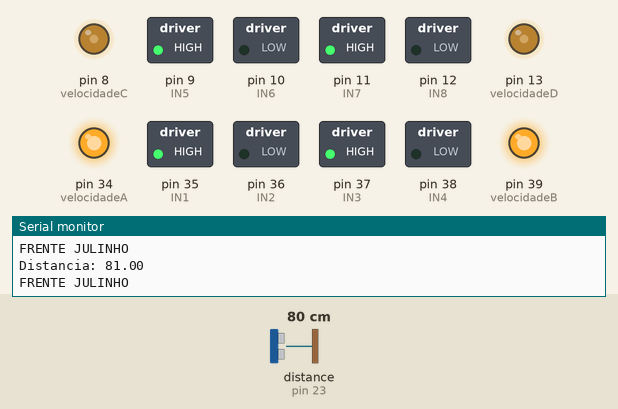
Bench run of a sketch on a simulated Arduino Mega 2560, built with avr-gcc and run on an emulated ATmega2560. Shown: switched loads named in the sketch (green lamp = pin HIGH), output pins drawn as LEDs (lit = HIGH), the last lines printed to the serial monitor. The inputs (shaded band) are chosen by the test bench; at power-on: distance to the obstacle (sensor on pin 23) 80 cm. The echo pulse lasts 58.3 µs per cm.

Above: at 1.2 s.
1.3 s: distance to the obstacle (sensor on pin 23) set to 22 cm
4.3 s: distance to the obstacle (sensor on pin 23) set to 18 cm
At 5.4 s:
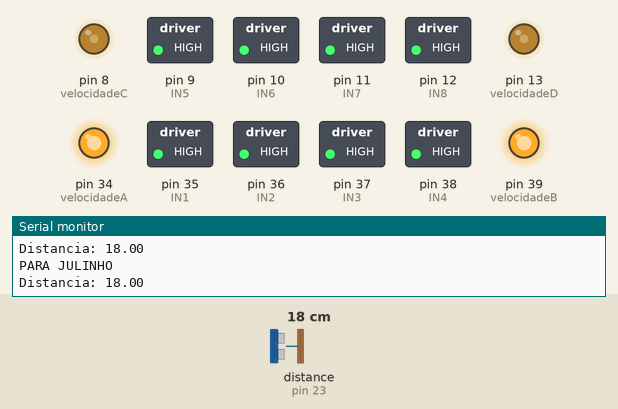
5.8 s: distance to the obstacle (sensor on pin 23) set to 35 cm
At 6.6 s:
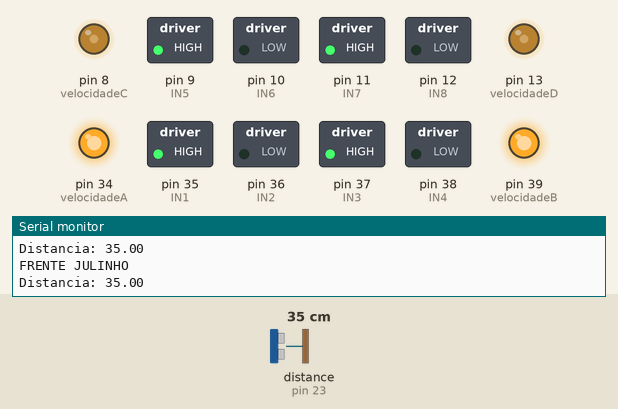
7.3 s: distance to the obstacle (sensor on pin 23) set to 2 cm
At 8.2 s:
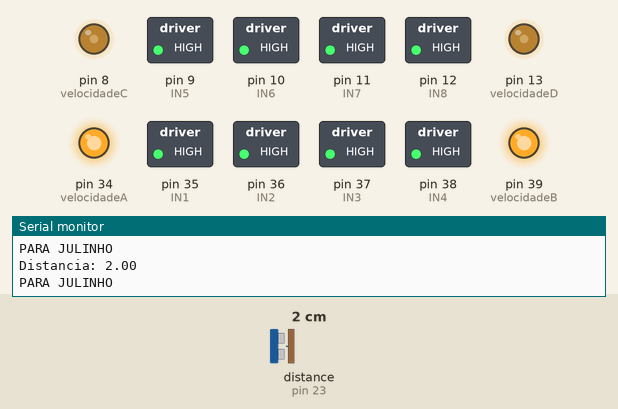
Timing chart, 0 to 9.8 s (numbered marks = the images above; inputs shaded):
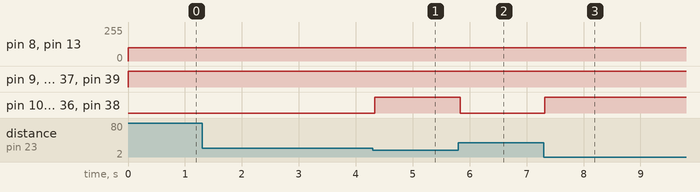

The sketch:

motores-e-ultrassonico.ino
```cpp
#include <NewPing.h>

#define TRIGGER_PIN 22
#define ECHO_PIN 23
#define MAX_DISTANCE 150

NewPing sonar(TRIGGER_PIN, ECHO_PIN, MAX_DISTANCE);

//motor 1
int velocidadeA = 34;
int IN1 = 35;
int IN2 = 36;

//motor 2
int velocidadeB = 39;
int IN3 = 37;
int IN4 = 38;

//motor 3
int velocidadeC = 8;
int IN5 = 9;
int IN6 = 10;

//motor 4
int velocidadeD = 13;
int IN7 = 11;
int IN8 = 12;

//variavel auxiliar
int velocidade = 0;

void setup() {
  Serial.begin(9600);
  pinMode(TRIGGER_PIN, OUTPUT);
  pinMode(ECHO_PIN, INPUT);
  pinMode(IN1, OUTPUT);
  pinMode(IN2, OUTPUT);
  pinMode(IN3, OUTPUT);
  pinMode(IN4, OUTPUT);
  pinMode(IN5, OUTPUT);
  pinMode(IN6, OUTPUT);
  pinMode(IN7, OUTPUT);
  pinMode(IN8, OUTPUT);
  pinMode(velocidadeA, OUTPUT);
  pinMode(velocidadeB, OUTPUT);
  pinMode(velocidadeC, OUTPUT);
  pinMode(velocidadeD, OUTPUT);
}

void frente() {
  // Motor 1
  digitalWrite(IN1, HIGH);
  digitalWrite(IN2, LOW);
  analogWrite(velocidadeA, 255);

  // Motor 2
  digitalWrite(IN3, HIGH);
  digitalWrite(IN4, LOW);
  analogWrite(velocidadeB, 255);

  // Motor 3
  digitalWrite(IN5, HIGH);
  digitalWrite(IN6, LOW);
  analogWrite(velocidadeC, 100);

  // Motor 4
  digitalWrite(IN7, HIGH);
  digitalWrite(IN8, LOW);
  analogWrite(velocidadeD, 100);
}

void direita() {
  // Motor 1
  digitalWrite(IN1, HIGH);
  digitalWrite(IN2, LOW);
  analogWrite(velocidadeA, 100);

  // Motor 2
  digitalWrite(IN3, LOW);
  digitalWrite(IN4, HIGH);
  analogWrite(velocidadeB, 100);

  // Motor 3
  digitalWrite(IN5, HIGH);
  digitalWrite(IN6, LOW);
  analogWrite(velocidadeC, 100);

  // Motor 4
  digitalWrite(IN7, LOW);
  digitalWrite(IN8, HIGH);
  analogWrite(velocidadeD, 100);
}

void esquerda() {
  // Motor 1
  digitalWrite(IN1, LOW);
  digitalWrite(IN2, HIGH);
  analogWrite(velocidadeA, 100);

  // Motor 2
  digitalWrite(IN3, HIGH);
  digitalWrite(IN4, LOW);
  analogWrite(velocidadeB, 100);

  // Motor 3
  digitalWrite(IN5, LOW);
  digitalWrite(IN6, HIGH);
  analogWrite(velocidadeC, 100);

  // Motor 4
  digitalWrite(IN7, HIGH);
  digitalWrite(IN8, LOW);
  analogWrite(velocidadeD, 100);
}

void parar() {
  // Motor 1
  digitalWrite(IN1, HIGH);
  digitalWrite(IN2, HIGH);

  // Motor 2
  digitalWrite(IN3, HIGH);
  digitalWrite(IN4, HIGH);

  // Motor 3
  digitalWrite(IN5, HIGH);
  digitalWrite(IN6, HIGH);

  // Motor 4
  digitalWrite(IN7, HIGH);
  digitalWrite(IN8, HIGH);
}

void loop() {
  Serial.print("Distancia: ");
  float cm = sonar.ping_cm();
  Serial.println(cm);

  if (cm < 20) {
    parar();
    Serial.println("PARA JULINHO");
  } else{
    frente();
    Serial.println("FRENTE JULINHO");
  }
}
```

Measured:
- the behaviour switches between 20 and 19 cm on distance to the obstacle (sensor on pin 23) (found by bisection; images 0 and 1)
- after the input at 4.3 s, pin 10 (IN6), pin 12 (IN8), pin 36 (IN2), pin 38 (IN4): LOW → HIGH at once
- after the input at 5.8 s, pin 10 (IN6), pin 12 (IN8), pin 36 (IN2), pin 38 (IN4): HIGH → LOW at once
- after the input at 7.3 s, pin 10 (IN6), pin 12 (IN8), pin 36 (IN2), pin 38 (IN4): LOW → HIGH at once
